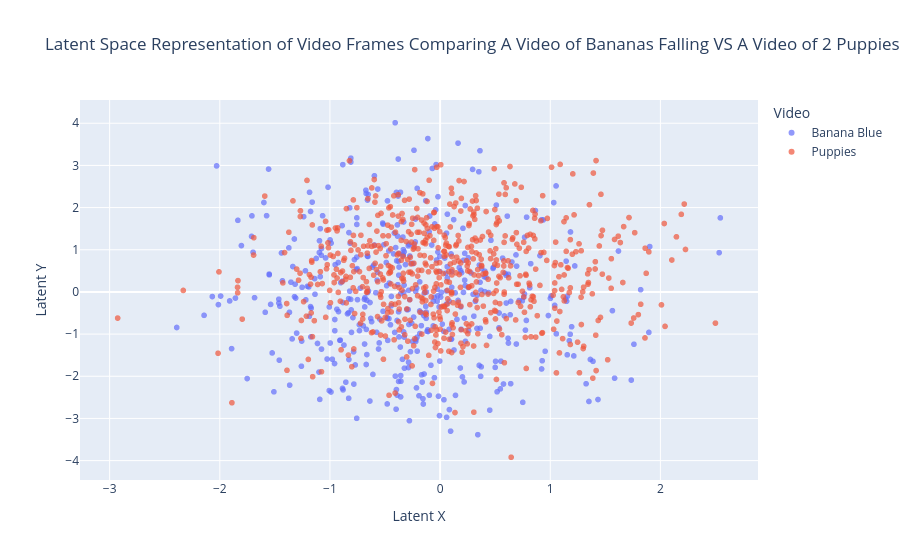

Here is the notebook cell this chart was saved with:
### Code cell
# Create a DataFrame for easier plotting
df1 = pd.DataFrame(latent_vectors_2, columns=["Latent X", "Latent Y"])
df1["Video"] = "Banana Blue"

df2 = pd.DataFrame(latent_vectors_4, columns=["Latent X", "Latent Y"])
df2["Video"] = "Puppies"

# Combine both datasets
df = pd.concat([df1, df2])

# Plot with Plotly
fig = px.scatter(df, x="Latent X", y="Latent Y", color="Video", 
                 title="Latent Space Representation of Video Frames Comparing A Video of Bananas Falling VS A Video of 2 Puppies",
                 opacity=0.7)

fig.show()

### Figure 1 — Plotly figure (JSON) as saved in the notebook; plotly's stock layout.template omitted (floating-point values rounded to 4 significant figures; data arrays with more than 128 entries replaced by an {"elided": "..."} marker saying what was removed)
{"data": [{"hovertemplate": "Video=Banana Blue<br>Latent X=%{x}<br>Latent Y=%{y}<extra></extra>", "legendgroup": "Banana Blue", "marker": {"color": "#636efa", "opacity": 0.7, "symbol": "circle"}, "mode": "markers", "name": "Banana Blue", "showlegend": true, "type": "scattergl", "x": {"elided": "452 float values"}, "xaxis": "x", "y": {"elided": "452 float values"}, "yaxis": "y"}, {"hovertemplate": "Video=Puppies<br>Latent X=%{x}<br>Latent Y=%{y}<extra></extra>", "legendgroup": "Puppies", "marker": {"color": "#EF553B", "opacity": 0.7, "symbol": "circle"}, "mode": "markers", "name": "Puppies", "showlegend": true, "type": "scattergl", "x": {"elided": "630 float values"}, "xaxis": "x", "y": {"elided": "630 float values"}, "yaxis": "y"}], "layout": {"legend": {"title": {"text": "Video"}, "tracegroupgap": 0}, "title": {"text": "Latent Space Representation of Video Frames Comparing A Video of Bananas Falling VS A Video of 2 Puppies"}, "xaxis": {"anchor": "y", "domain": [0, 1], "title": {"text": "Latent X"}}, "yaxis": {"anchor": "x", "domain": [0, 1], "title": {"text": "Latent Y"}}}}
